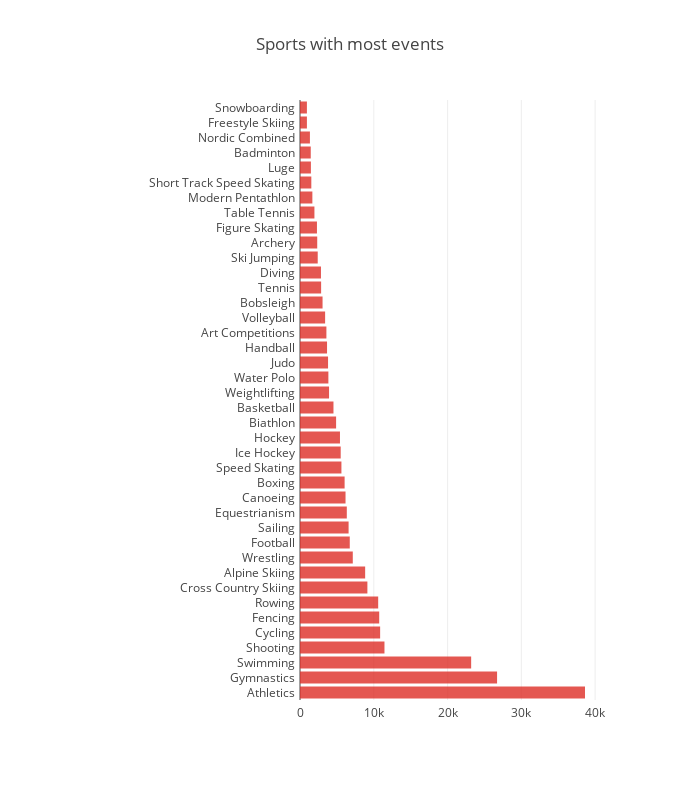

The notebook cell saved with this chart:
### Code cell
sport = data['Sport'].value_counts()
sport = sport.sort_values()[::-1][:40]
plotly.offline.iplot({
    "data": [go.Bar(x=sport.values, y=sport.index, orientation = 'h', marker = dict(color = 'rgba(222,45,38,0.8)'))],
    "layout": go.Layout(title="Sports with most events"
                           ,width=700,height=800,margin=go.Margin(
        l=300,
        r=100,
        b=100,
        t=100,
        pad=4
    ),)
})

### Figure 1 — Plotly figure (JSON) as saved in the notebook; plotly's stock layout.template omitted (floating-point values rounded to 4 significant figures)
{"data": [{"marker": {"color": "rgba(222,45,38,0.8)"}, "orientation": "h", "type": "bar", "x": [38624, 26707, 23195, 11448, 10859, 10735, 10595, 9133, 8829, 7154, 6745, 6586, 6344, 6171, 6047, 5613, 5516, 5417, 4893, 4536, 3937, 3846, 3801, 3665, 3578, 3404, 3058, 2862, 2842, 2401, 2334, 2298, 1955, 1677, 1534, 1479, 1457, 1344, 937, 936], "y": ["Athletics", "Gymnastics", "Swimming", "Shooting", "Cycling", "Fencing", "Rowing", "Cross Country Skiing", "Alpine Skiing", "Wrestling", "Football", "Sailing", "Equestrianism", "Canoeing", "Boxing", "Speed Skating", "Ice Hockey", "Hockey", "Biathlon", "Basketball", "Weightlifting", "Water Polo", "Judo", "Handball", "Art Competitions", "Volleyball", "Bobsleigh", "Tennis", "Diving", "Ski Jumping", "Archery", "Figure Skating", "Table Tennis", "Modern Pentathlon", "Short Track Speed Skating", "Luge", "Badminton", "Nordic Combined", "Freestyle Skiing", "Snowboarding"]}], "layout": {"height": 800, "margin": {"b": 100, "l": 300, "pad": 4, "r": 100, "t": 100}, "title": "Sports with most events", "width": 700}}
